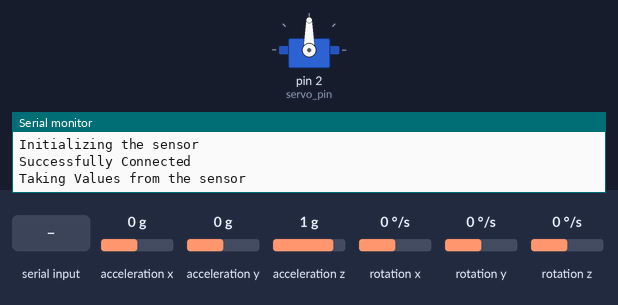
Simulated run of this sketch. Board: Arduino Uno, built with avr-gcc and run on an emulated ATmega328P. Shown: servo, the last lines printed to the serial monitor. The test bench sets the inputs (shaded band); at power-on: acceleration x 0 g, acceleration y 0 g, acceleration z 1 g, rotation x 0 °/s, rotation y 0 °/s, rotation z 0 °/s.

Above: at 4.2 s.
4.3 s: "30,150\n" received over Serial
At 4.7 s:
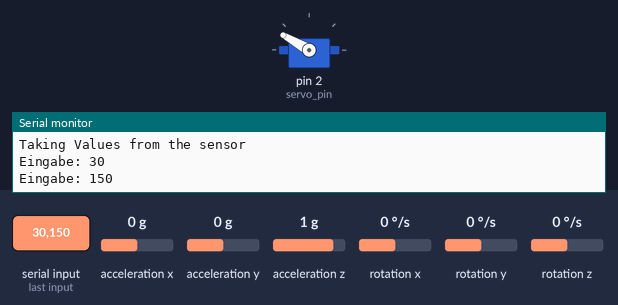
At 6.2 s:
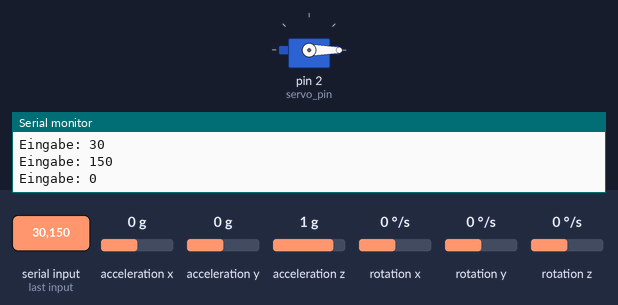
6.8 s: "90,45\n" received over Serial
At 7.6 s:
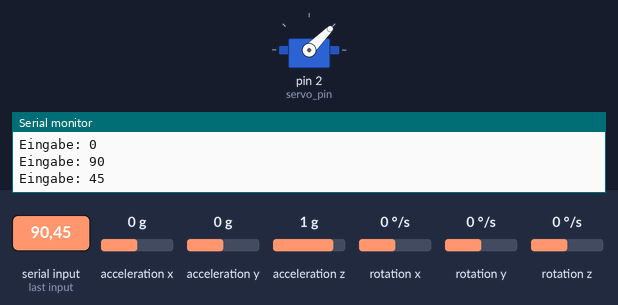
Timing chart, 0 to 9.8 s (numbered marks = the images above; inputs shaded):
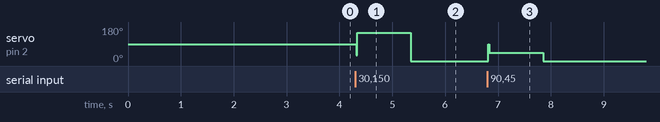

Measured:
- after the input at 4.3 s, servo on pin 2 (servo_pin): 90° → 150° at once, → 0° 1.0 s later
- after the input at 6.8 s, servo on pin 2 (servo_pin): 0° → 45° at once, → 0° 1.0 s later

The sketch:

Servo-MPU6050-Serial.ino
```cpp
#include <Wire.h>
#include <MPU6050.h>
#include <Servo.h>

Servo pipe;
MPU6050 sensor;
const int servo_pin = 2;
const int poti_pin = A0;

int16_t ax, ay, az;
int16_t gx, gy, gz;

int pos = 90; // Initiale Position des Servos
bool moveServo = false;

void setup() {
    pipe.attach(servo_pin);
    pipe.write(90); // Setze Servo auf Mittelposition

    Wire.begin();
    Serial.begin(115200); // Start der seriellen Kommunikation mit 115200 Baud
    Serial.println("Initializing the sensor");
    sensor.initialize();
    Serial.println(sensor.testConnection() ? "Successfully Connected" : "Connection failed");
    delay(2000);
    Serial.println("Taking Values from the sensor");
    delay(1000);
}

void loop() {
    sensor.getMotion6(&ax, &ay, &az, &gx, &gy, &gz);

    // Konvertiere ax-Wert in den Bereich 0-180
    int ax_mapped = map(ax, -17000, 17000, -90, 90);

    if (Serial.available() > 0) {
        int input = Serial.parseInt(); // Lese Eingabe
        if (input >= 0 && input <= 180) {
            pos = input;
            moveServo = true;
            Serial.print("Eingabe: ");
            Serial.println(pos);
        } else {
            Serial.println("Ungültige Eingabe! 0 - 180");
        }
    }

    if (moveServo) {
        // Berechne die neue Position unter Berücksichtigung des Gyroskops
        int newPos = pos + ax_mapped;
        newPos = constrain(newPos, 0, 180); // Begrenze den neuen Wert auf den Bereich 0-180
        pipe.write(newPos);
        moveServo = false;
    }

    // int potValue = analogRead(poti_pin);
    // Serial.print("Poti: ");
    // Serial.println(potValue);

    delay(15);
}
```
